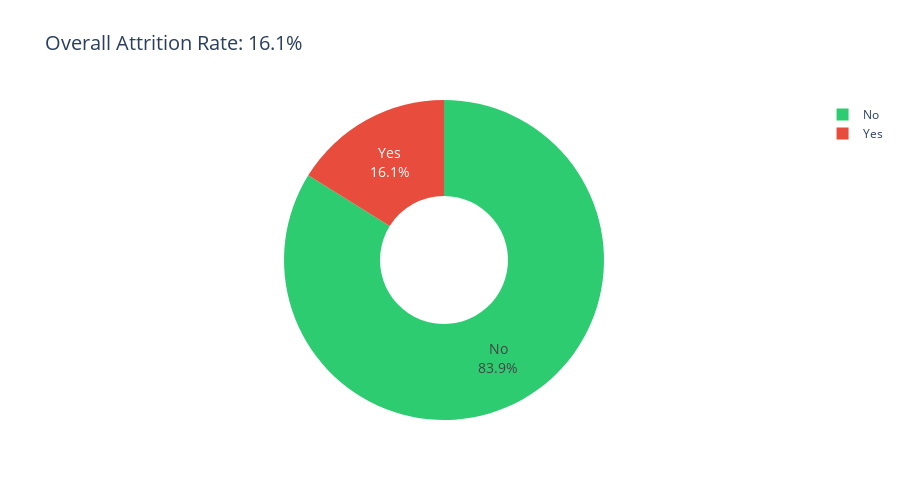

Source (notebook cell):
### Markdown cell above
## 1. ATTRITION OVERVIEW

### Code cell
# Overall attrition rate
attrition_counts = df['Attrition'].value_counts()
attrition_rate = (attrition_counts['Yes'] / len(df)) * 100

fig = go.Figure(data=[
    go.Pie(labels=attrition_counts.index, 
           values=attrition_counts.values,
           hole=0.4,
           marker_colors=['#2ecc71', '#e74c3c'],
           textinfo='label+percent',
           textfont_size=14)
])

fig.update_layout(
    title=f'Overall Attrition Rate: {attrition_rate:.1f}%',
    title_font_size=20,
    height=500,
    showlegend=True
)

fig.show()

print(f"\nAttrition Statistics:")
print(f"  Total Employees: {len(df)}")
print(f"  Attrition: {attrition_counts['Yes']} ({attrition_rate:.1f}%)")
print(f"  Retained: {attrition_counts['No']} ({100-attrition_rate:.1f}%)")

### Figure 1 — Plotly figure (JSON) as saved in the notebook; plotly's stock layout.template omitted (floating-point values rounded to 4 significant figures)
{"data": [{"hole": 0.4, "labels": ["No", "Yes"], "marker": {"colors": ["#2ecc71", "#e74c3c"]}, "textfont": {"size": 14}, "textinfo": "label+percent", "type": "pie", "values": [1233, 237]}], "layout": {"height": 500, "showlegend": true, "title": {"font": {"size": 20}, "text": "Overall Attrition Rate: 16.1%"}}}
